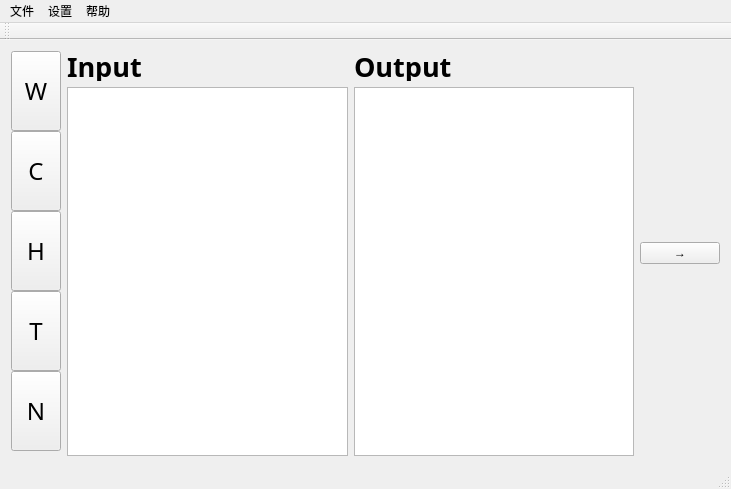
<?xml version="1.0" encoding="UTF-8"?>
<ui version="4.0">
 <class>vocabularyLinkClass</class>
 <widget class="QMainWindow" name="vocabularyLinkClass">
  <property name="geometry">
   <rect>
    <x>0</x>
    <y>0</y>
    <width>731</width>
    <height>489</height>
   </rect>
  </property>
  <property name="windowTitle">
   <string>vocabularyLink</string>
  </property>
  <widget class="QWidget" name="centralWidget">
   <layout class="QHBoxLayout" name="horizontalLayout">
    <item>
     <layout class="QVBoxLayout" name="verticalLayout">
      <property name="spacing">
       <number>0</number>
      </property>
      <item>
       <widget class="QToolButton" name="toolButton_W">
        <property name="minimumSize">
         <size>
          <width>50</width>
          <height>80</height>
         </size>
        </property>
        <property name="font">
         <font>
          <family>Algerian</family>
          <pointsize>18</pointsize>
         </font>
        </property>
        <property name="text">
         <string>W</string>
        </property>
       </widget>
      </item>
      <item>
       <widget class="QToolButton" name="toolButton_C">
        <property name="minimumSize">
         <size>
          <width>50</width>
          <height>80</height>
         </size>
        </property>
        <property name="font">
         <font>
          <family>Algerian</family>
          <pointsize>18</pointsize>
         </font>
        </property>
        <property name="text">
         <string>C</string>
        </property>
       </widget>
      </item>
      <item>
       <widget class="QToolButton" name="toolButton_H">
        <property name="minimumSize">
         <size>
          <width>50</width>
          <height>80</height>
         </size>
        </property>
        <property name="font">
         <font>
          <family>Algerian</family>
          <pointsize>18</pointsize>
         </font>
        </property>
        <property name="text">
         <string>H</string>
        </property>
       </widget>
      </item>
      <item>
       <widget class="QToolButton" name="toolButton_T">
        <property name="minimumSize">
         <size>
          <width>50</width>
          <height>80</height>
         </size>
        </property>
        <property name="font">
         <font>
          <family>Algerian</family>
          <pointsize>18</pointsize>
         </font>
        </property>
        <property name="text">
         <string>T</string>
        </property>
       </widget>
      </item>
      <item>
       <widget class="QToolButton" name="toolButton_N">
        <property name="minimumSize">
         <size>
          <width>50</width>
          <height>80</height>
         </size>
        </property>
        <property name="font">
         <font>
          <family>Algerian</family>
          <pointsize>18</pointsize>
         </font>
        </property>
        <property name="text">
         <string>N</string>
        </property>
       </widget>
      </item>
     </layout>
    </item>
    <item>
     <layout class="QVBoxLayout" name="verticalLayout_2">
      <item>
       <widget class="QLabel" name="label">
        <property name="maximumSize">
         <size>
          <width>6777215</width>
          <height>30</height>
         </size>
        </property>
        <property name="font">
         <font>
          <family>Agency FB</family>
          <pointsize>20</pointsize>
          <weight>75</weight>
          <bold>true</bold>
         </font>
        </property>
        <property name="text">
         <string>Input</string>
        </property>
       </widget>
      </item>
      <item>
       <widget class="QTextEdit" name="textEditIn">
        <property name="font">
         <font>
          <family>Agency FB</family>
          <pointsize>12</pointsize>
         </font>
        </property>
       </widget>
      </item>
     </layout>
    </item>
    <item>
     <layout class="QVBoxLayout" name="verticalLayout_3">
      <item>
       <layout class="QHBoxLayout" name="horizontalLayout_2">
        <item>
         <widget class="QLabel" name="label_2">
          <property name="maximumSize">
           <size>
            <width>16777215</width>
            <height>30</height>
           </size>
          </property>
          <property name="font">
           <font>
            <family>Agency FB</family>
            <pointsize>20</pointsize>
            <weight>75</weight>
            <bold>true</bold>
           </font>
          </property>
          <property name="text">
           <string>Output</string>
          </property>
         </widget>
        </item>
       </layout>
      </item>
      <item>
       <widget class="QTextEdit" name="textEditOut">
        <property name="font">
         <font>
          <family>Agency FB</family>
          <pointsize>12</pointsize>
         </font>
        </property>
       </widget>
      </item>
     </layout>
    </item>
    <item>
     <widget class="QPushButton" name="Btn_out">
      <property name="text">
       <string>→</string>
      </property>
     </widget>
    </item>
   </layout>
  </widget>
  <widget class="QMenuBar" name="menuBar">
   <property name="geometry">
    <rect>
     <x>0</x>
     <y>0</y>
     <width>731</width>
     <height>23</height>
    </rect>
   </property>
   <widget class="QMenu" name="menu">
    <property name="title">
     <string>文件</string>
    </property>
    <addaction name="btn_OpFile"/>
    <addaction name="Act_output"/>
   </widget>
   <widget class="QMenu" name="menu_2">
    <property name="title">
     <string>设置</string>
    </property>
    <widget class="QMenu" name="menu_3">
     <property name="title">
      <string>字体</string>
     </property>
     <addaction name="actionInput"/>
     <addaction name="actionOutput"/>
    </widget>
    <addaction name="menu_3"/>
   </widget>
   <widget class="QMenu" name="menu_4">
    <property name="title">
     <string>帮助</string>
    </property>
    <addaction name="Act_help"/>
   </widget>
   <addaction name="menu"/>
   <addaction name="menu_2"/>
   <addaction name="menu_4"/>
  </widget>
  <widget class="QToolBar" name="mainToolBar">
   <attribute name="toolBarArea">
    <enum>TopToolBarArea</enum>
   </attribute>
   <attribute name="toolBarBreak">
    <bool>false</bool>
   </attribute>
  </widget>
  <widget class="QStatusBar" name="statusBar"/>
  <action name="btn_OpFile">
   <property name="checkable">
    <bool>false</bool>
   </property>
   <property name="checked">
    <bool>false</bool>
   </property>
   <property name="text">
    <string>打开</string>
   </property>
  </action>
  <action name="Act_output">
   <property name="text">
    <string>导出</string>
   </property>
  </action>
  <action name="actionInput">
   <property name="text">
    <string>Input</string>
   </property>
  </action>
  <action name="actionOutput">
   <property name="text">
    <string>Output</string>
   </property>
  </action>
  <action name="Act_help">
   <property name="text">
    <string>使用说明</string>
   </property>
  </action>
 </widget>
 <layoutdefault spacing="6" margin="11"/>
 <resources>
  <include location="vocabularyLink.qrc"/>
 </resources>
 <connections/>
</ui>
